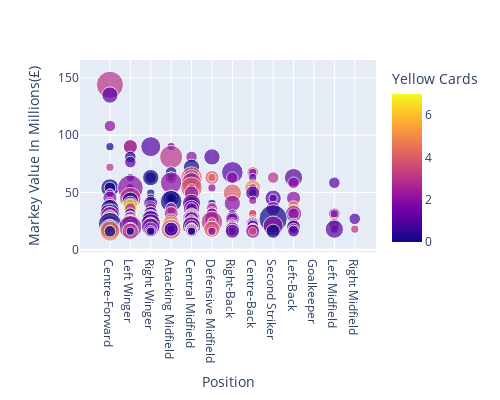

The notebook cell this image was saved under:
### Code cell
px.scatter(data,x='Position' , y='Markey Value In Millions(£)',size='Assists',
           color='Yellow Cards',width=500, height=400)

### Figure 1 — Plotly figure (JSON) as saved in the notebook; plotly's stock layout.template omitted (floating-point values rounded to 4 significant figures; data arrays with more than 128 entries replaced by an {"elided": "..."} marker saying what was removed)
{"data": [{"hovertemplate": "Position=%{x}<br>Markey Value In Millions(£)=%{y}<br>Assists=%{marker.size}<br>Yellow Cards=%{marker.color}<extra></extra>", "legendgroup": "", "marker": {"color": {"elided": "497 int values"}, "coloraxis": "coloraxis", "size": {"elided": "497 int values"}, "sizemode": "area", "sizeref": 0.03, "symbol": "circle"}, "mode": "markers", "name": "", "orientation": "v", "showlegend": false, "type": "scatter", "x": {"elided": "497 str values"}, "xaxis": "x", "y": {"elided": "497 float values"}, "yaxis": "y"}], "layout": {"coloraxis": {"colorbar": {"title": {"text": "Yellow Cards"}}, "colorscale": [[0, "#0d0887"], [0.1111, "#46039f"], [0.2222, "#7201a8"], [0.3333, "#9c179e"], [0.4444, "#bd3786"], [0.5556, "#d8576b"], [0.6667, "#ed7953"], [0.7778, "#fb9f3a"], [0.8889, "#fdca26"], [1, "#f0f921"]]}, "height": 400, "legend": {"itemsizing": "constant", "tracegroupgap": 0}, "margin": {"t": 60}, "width": 500, "xaxis": {"anchor": "y", "domain": [0, 1], "title": {"text": "Position"}}, "yaxis": {"anchor": "x", "domain": [0, 1], "title": {"text": "Markey Value In Millions(£)"}}}}
